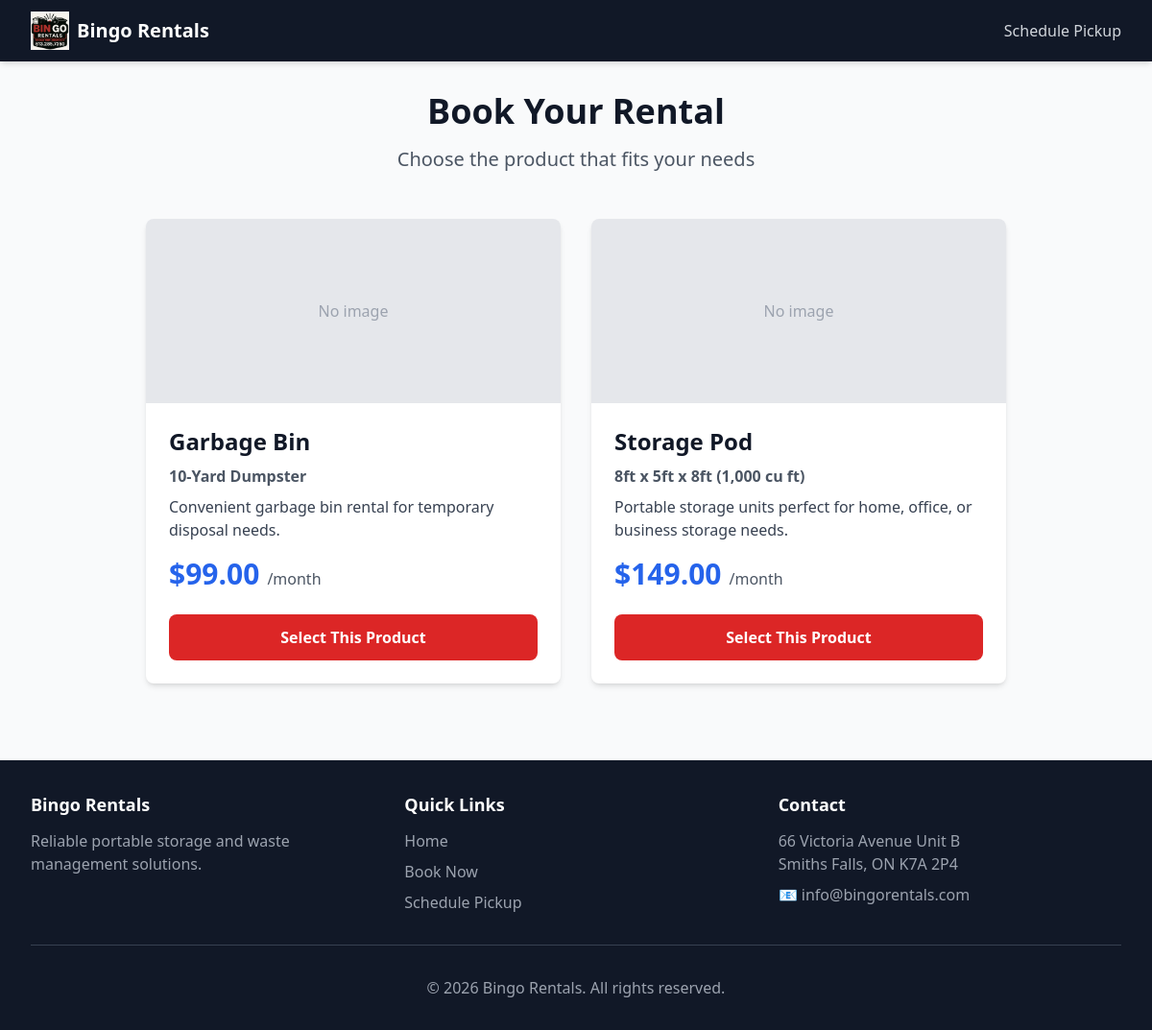
/booking/, run on an earlier commit of the app's database.
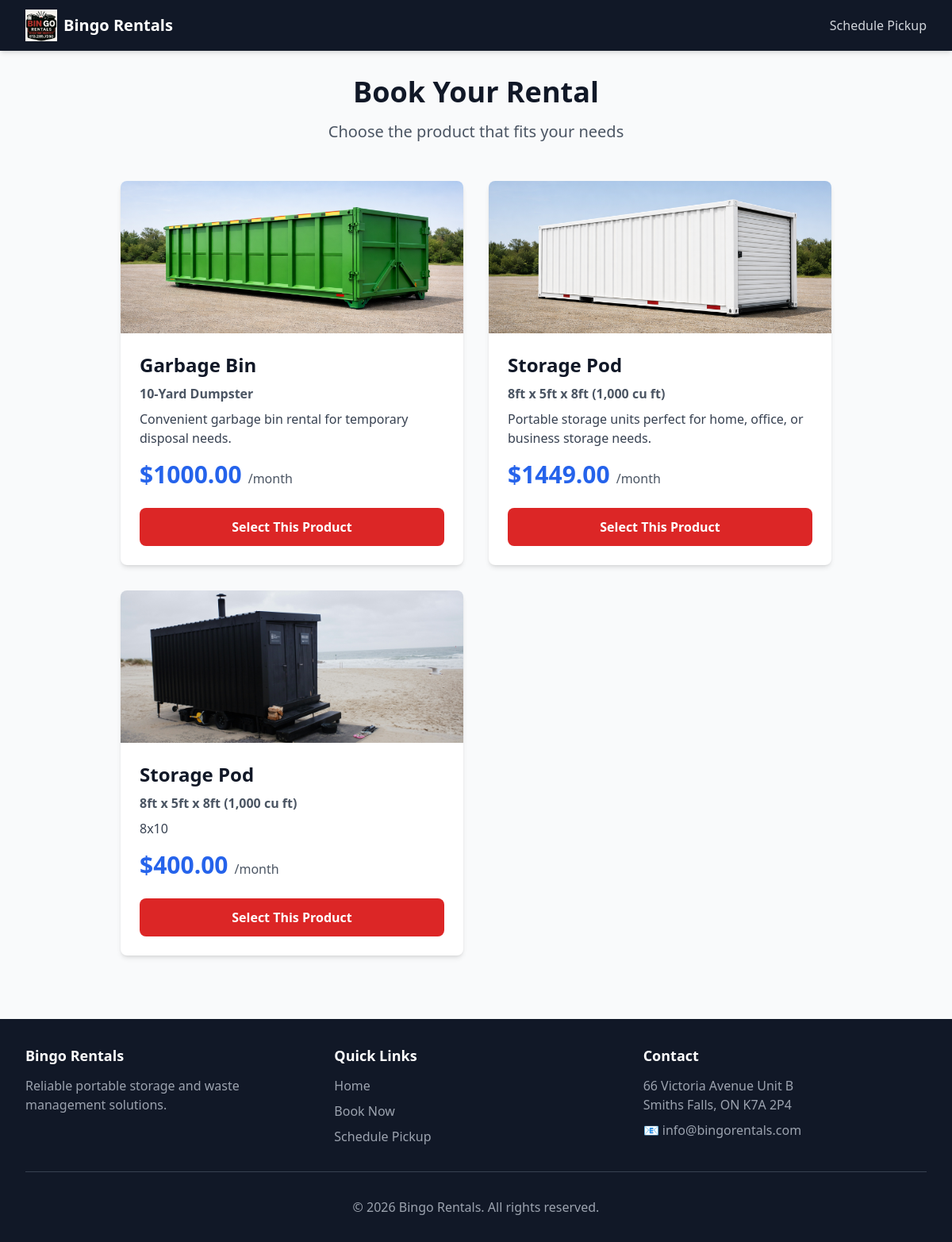
And on a later commit of the database.
### products/models.py (models this page shows, shortened)
class Product(models.Model):
    name = models.CharField(max_length=200)
    slug = models.SlugField(unique=True, blank=True)
    category = models.CharField(
        max_length=20,
        choices=ProductCategory.choices
    )
    description = models.TextField()
    size_description = models.CharField(
        max_length=100,
        help_text="e.g., '8ft or 16ft Units' or '10-Yard Dumpster'"
    )
    monthly_rate = models.DecimalField(
        max_digits=10,
        decimal_places=2,
        validators=[MinValueValidator(0)]
    )
    image = models.ImageField(upload_to='products/')
    stock_quantity = models.IntegerField(
        default=0,
        validators=[MinValueValidator(0)],
        help_text="Total available units"
    )
    is_active = models.BooleanField(default=True)
    created_at = models.DateTimeField(auto_now_add=True)
    updated_at = models.DateTimeField(auto_now=True)
    class Meta:
        ordering = ['category', 'name']

### bookings/views.py (the view)
# urls.py: path('', views.booking_home, name='home'),
def booking_home(request):
    products = Product.objects.filter(is_active=True)
    context = {
        'products': products,
        'page_title': 'Book Your Rental'
    }
    return render(request, 'booking/select_product.html', context)

### templates/booking/select_product.html
{% extends 'base.html' %}
{% block content %}
<div class="text-center mb-12">
    <h1 class="text-4xl font-bold text-gray-900 mb-4">Book Your Rental</h1>
    <p class="text-xl text-gray-600">Choose the product that fits your needs</p>
</div>
<div class="grid md:grid-cols-2 gap-8 max-w-4xl mx-auto">
    {% for product in products %}
    <div class="bg-white rounded-lg shadow-md overflow-hidden hover:shadow-xl transition-shadow">
        {% if product.image %}
        <img src="{{ product.image.url }}" alt="{{ product.name }}" class="w-full h-48 object-cover">
        {% else %}
        <div class="w-full h-48 bg-gray-200 flex items-center justify-center">
            <span class="text-gray-400">No image</span>
        </div>
        {% endif %}
        <div class="p-6">
            <h2 class="text-2xl font-bold text-gray-900 mb-2">{{ product.name }}</h2>
            <p class="text-gray-600 mb-2 font-semibold">{{ product.size_description }}</p>
            <p class="text-gray-700 mb-4">{{ product.description|truncatewords:20 }}</p>
            <div class="flex items-baseline mb-6">
                <span class="text-3xl font-bold text-blue-600">${{ product.monthly_rate }}</span>
                <span class="text-gray-600 ml-2">/month</span>
            </div>
            <a href="{% url 'booking:select_dates' product.slug %}"
               class="block w-full bg-red-600 text-white text-center py-3 rounded-lg font-semibold hover:bg-red-700 transition">
                Select This Product
            </a>
        </div>
    </div>
    {% endfor %}
</div>
{% endblock %}

### templates/base.html (shortened to what this page needs)
<!DOCTYPE html>
<html lang="en">
<head>
    {% load static %}
    <script src="https://cdn.tailwindcss.com"></script>
</head>
<body class="bg-gray-50">
    <nav class="bg-gray-900 shadow-md sticky top-0 z-50">
        <div class="max-w-7xl mx-auto px-4 sm:px-6 lg:px-8">
            <div class="flex justify-between h-16">
                <div class="flex items-center">
                    <a href="/" class="flex items-center space-x-2">
                        <img src="{% static 'logo.png' %}" alt="Bingo Rentals" class="h-10 w-10">
                        <span class="text-xl font-bold text-white hidden sm:inline">Bingo Rentals</span>
                    </a>
                </div>
                <div class="hidden md:flex items-center space-x-4">
                    <a href="{% url 'booking:schedule_pickup' %}" class="text-gray-300 hover:text-red-500">
                        Schedule Pickup
                    </a>
                </div>
            </div>
        </div>
    </nav>
    <main class="max-w-7xl mx-auto px-4 sm:px-6 lg:px-8 py-8">
        {% block content %}{% endblock %}
    </main>
    <footer class="bg-gray-900 text-white mt-12">
        <div class="max-w-7xl mx-auto px-4 sm:px-6 lg:px-8 py-8">
            <div class="grid grid-cols-1 md:grid-cols-3 gap-8">
                <div>
                    <h3 class="font-bold text-lg mb-3">Bingo Rentals</h3>
                    <p class="text-gray-400">Reliable portable storage and waste management solutions.</p>
                </div>
                <div>
                    <h3 class="font-bold text-lg mb-3">Quick Links</h3>
                    <ul class="space-y-2 text-gray-400">
                        <li><a href="/" class="hover:text-white">Home</a></li>
                        <li><a href="/booking/" class="hover:text-white">Book Now</a></li>
                        <li><a href="{% url 'booking:schedule_pickup' %}" class="hover:text-white">Schedule Pickup</a></li>
                    </ul>
                </div>
                <div>
                    <h3 class="font-bold text-lg mb-3">Contact</h3>
                    <p class="text-gray-400">66 Victoria Avenue Unit B</p>
                    <p class="text-gray-400">Smiths Falls, ON K7A 2P4</p>
                    <p class="text-gray-400 mt-2">📧 info@bingorentals.com</p>
                </div>
            </div>
            <div class="border-t border-gray-700 mt-8 pt-8 text-center text-gray-400">
                <p>&copy; 2026 Bingo Rentals. All rights reserved.</p>
            </div>
        </div>
    </footer>
</body>
</html>

What changed in the data, as far as the page shows it:
changed Product "Garbage Bin": image: picture added; monthly_rate "99.00" → "1000.00"; no longer shows "No image"
changed Product "Portable storage units perfect for home, office, or business storage needs.": image: picture added; monthly_rate "149.00" → "1449.00"; no longer shows "No image"
added Product: image (picture), name "Storage Pod", size_description "8ft x 5ft x 8ft (1,000 cu ft)", description "8x10", monthly_rate "400.00"
